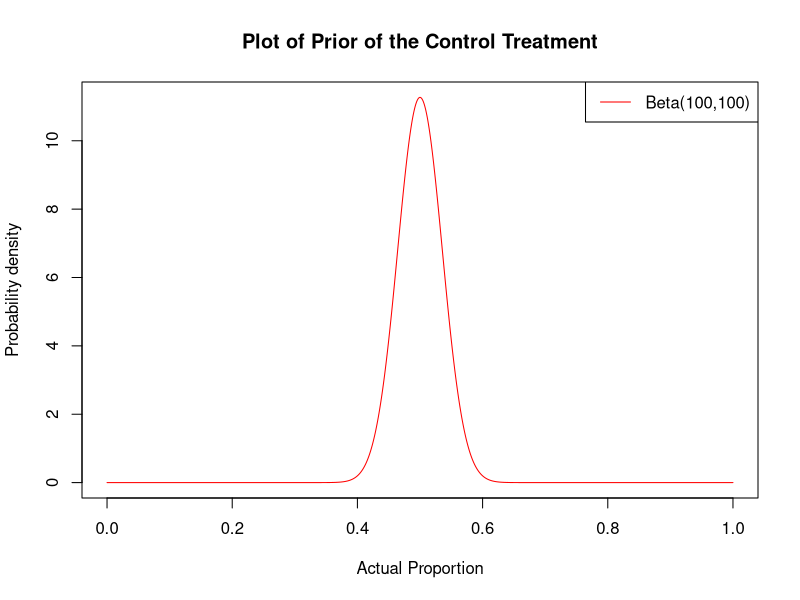
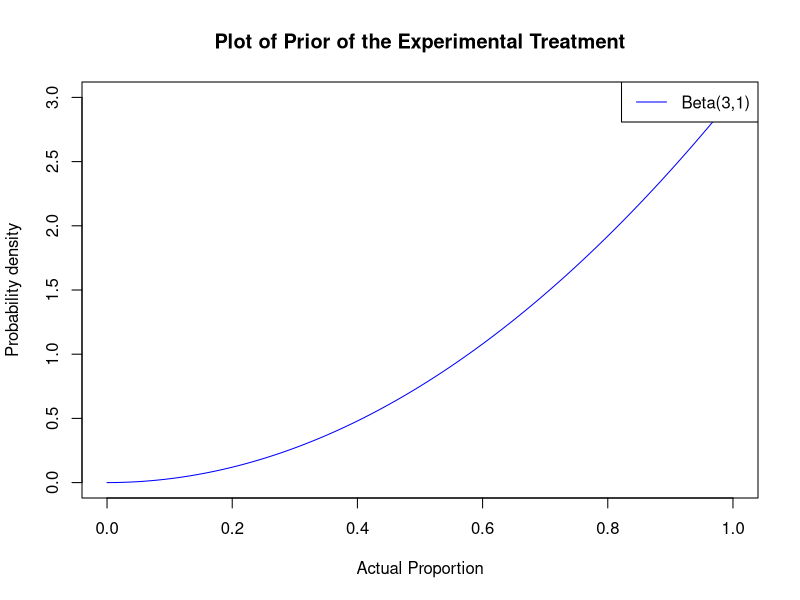
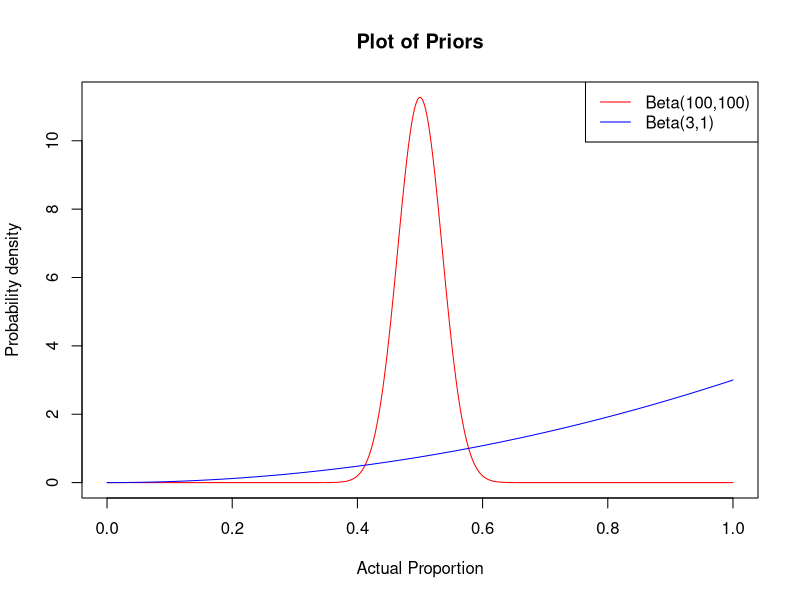

Write the R code that produced these figures, in order. (Note: a time limit stopped this script after it produced the figures.)
## ---- chunk 1

balanced <- function( i, j, k, l, chooser_params ) {

    n <- i + j + k + l

    if (n%%2) {
        action <- sample(c(1,2), size=1)
    }
    else {
        if (i + j < k + l) {
            action <- 1
        } else {
            action <- 2
        }
    }

    return(action)
}


one_run <- function(n, chooser, chooser_params, alpha) {

    i <- 0
    j <- 0
    k <- 0
    l <- 0

    # set the true probability of success
    p.c <- rbeta( 1, prior.i, prior.j )
    p.n <- rbeta( 1, prior.k, prior.l )

    correctly_reject_nulls <- c()

    for (m in 1:n) {

        # use the chooser function to pick an action
        # in this case, it should return 1 or 2
        action <- chooser( i, j, k, l, chooser_params )
        if (length(action)!=1) {
            chooser_params <- action[2]
            action <- action[1]
        }

        if (action == 1) {

            # decide whether or not the treatment is a success
            sample <- rbinom(1, 1, p.c)

            if (sample == 1) {
                # success!
                i <- i + 1
            } else if (sample == 0) {
                # failure
                j <- j + 1
            }
        } else {
            
            # decide whether or not the treatment is a success
            sample <- rbinom(1, 1, p.n)

            if (sample == 1) {
                # success!
                k <- k + 1
            } else if (sample == 0) {
                # failure
                l <- l + 1
            }
        }

        xtab <- as.table(rbind(c(i, j), c(k, l)))
        dimnames(xtab) <- list(
            group = c("grp1", "grp2"),
            success = c("yes", "no")
        )


        null_rejected <- tryCatch(
            {
                test <- prop.test(xtab)
                test["p.value"] < alpha
            },
            error=function(cond) {
                FALSE
            }
        )
        if (is.na(null_rejected)) {
            null_rejected <- FALSE
        }
        # power is based on _correctly_ rejecting the null
        # we must ignore rejections where the sign is wrong
        p.c_hat <- i/(i+j)
        p.n_hat <- k/(k+l)
        incorrect_direction <- (p.c_hat > p.n_hat) != (p.c > p.n)
        correctly_reject_null <- null_rejected
        if (null_rejected & incorrect_direction) {
            correctly_reject_null <- FALSE
        }

        correctly_reject_nulls <- append(correctly_reject_nulls, correctly_reject_null)
    }

    return(correctly_reject_nulls)
}


simulator <- function(numb_of_sims, numb_of_patients, runner, chooser, chooser_params, alpha) {

    runs <- array(0, dim=numb_of_patients)
    props <- c()

    for (iter in 1:(numb_of_sims)) {
        
        correctly_reject_nulls <- runner(numb_of_patients, chooser, chooser_params, alpha)
        runs <- runs + (correctly_reject_nulls - runs)/(iter+1)
    }

    return(c(runs, props))
}

## ---- chunk 2

# setup parameters
numb_of_sims <- 10000
numb_of_patients <- 300

prior.i <- 100
prior.j <- 100
prior.k <- 3
prior.l <- 1

power_threshold <- 0.8
alpha <- 0.05

# plot beta distribution
x1 <- seq(0, 1, length=1000)
y1 <- dbeta(x1, prior.i, prior.j)
plot(x1, y1, type="l", col="red", main="Plot of Prior of the Control Treatment", ylab="Probability density", xlab="Actual Proportion")
legend(x="topright", legend=c(paste0("Beta(",prior.i,",",prior.j,")")), lty=1, col=c("red"))

## ---- chunk 3

x2 <- seq(0, 1, length=1000)
y2 <- dbeta(x1, prior.k, prior.l)
plot(x2, y2, type="l", col="blue", main="Plot of Prior of the Experimental Treatment", ylab="Probability density", xlab="Actual Proportion", width=5, hight=4)
legend(x="topright", legend=c(paste0("Beta(",prior.k,",",prior.l,")")), lty=1, col=c("blue"))

## ---- chunk 4

x1 <- seq(0, 1, length=1000)
y1 <- dbeta(x1, prior.i, prior.j)
plot(x1, y1, type="l", col="red", main="Plot of Priors", ylab="Probability density", xlab="Actual Proportion", width=5, hight=4)

x2 <- seq(0, 1, length=1000)
y2 <- dbeta(x1, prior.k, prior.l)
lines(x2, y2, col="blue")
legend(x="topright", legend=c(paste0("Beta(",prior.i,",",prior.j,")"), paste0("Beta(",prior.k,",",prior.l,")")), lty=1, col=c("red", "blue"))

## ---- chunk 5

y <- simulator(numb_of_sims, numb_of_patients, one_run, balanced, NA, alpha)
x <- 1:numb_of_patients
plot(x,y, ylim=c(0,1), cex=0.5, ylab="Expected power",xlab="Sample size",main="Simulations of Optimal Sample Size")
abline(h=power_threshold)
optimal_sample_size <- sum(y < power_threshold); optimal_sample_size
abline(v=optimal_sample_size)
